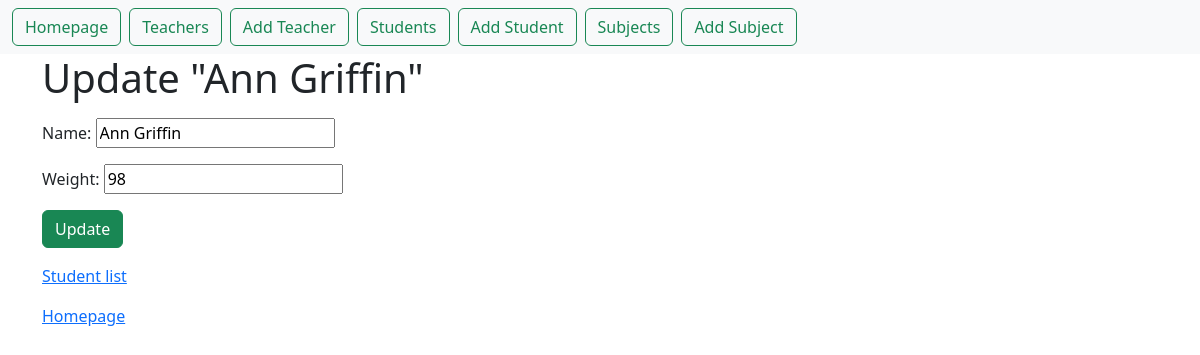
/first_app/student_update/44, run on an earlier commit of the app's database.
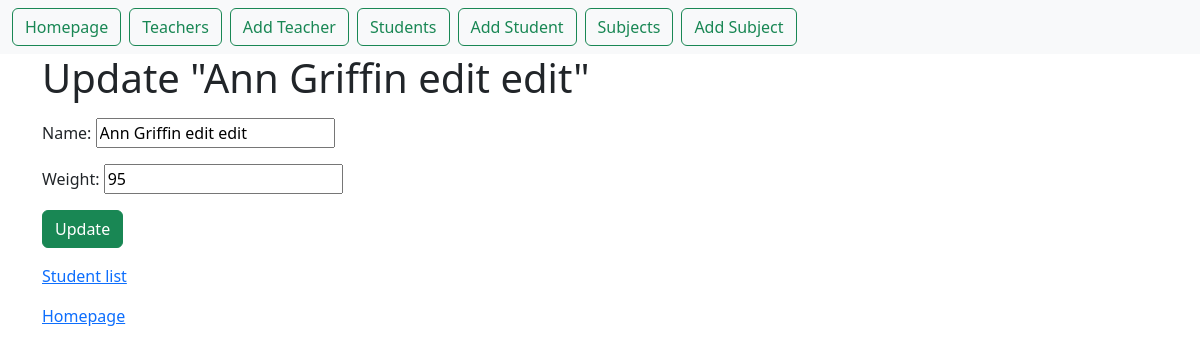
And on a later commit of the database.
### first_app/models.py (models this page shows)
class Student(models.Model): # klass mis loob tabeli
    name = models.CharField(max_length=100)  # väli välja tüüp ja pikkus
    birth_of_date = models.DateField(null=True, blank=True) # võib olla tühi
    weight = models.IntegerField() # väli kaal, integer tüüpi

### first_app/views.py (the view)
# urls.py: path("student_update/<int:pk>", views.StudentUpdateView.as_view(), name="student_update"),
class StudentUpdateView(UpdateView):
    model = Student
    fields = ["name", "weight"] # uuenda ainult neid veerge
    success_url = reverse_lazy("first_app:student_list") # MIS JUHTUB PEALE õnnestunud sündmust

### first_app/templates/first_app/student_form.html (shortened to what this page needs)
{% extends "base.html" %}
{% block content %}
    <h1>Update "{{ student.name }}"</h1>
    <form method="post">
        {{ form.as_p }}
    <input type="submit" value="Update" class="btn btn-success">
    </form>
        <p><a href="{% url 'first_app:student_list' %}">Student list</a></p>
        <p><a href="{% url 'first_app:home' %}">Homepage</a></p>
{% endblock %}

What changed in the data, as far as the page shows it:
changed Student: name "Ann Griffin" → "Ann Griffin edit edit"; weight "98" → "95"
